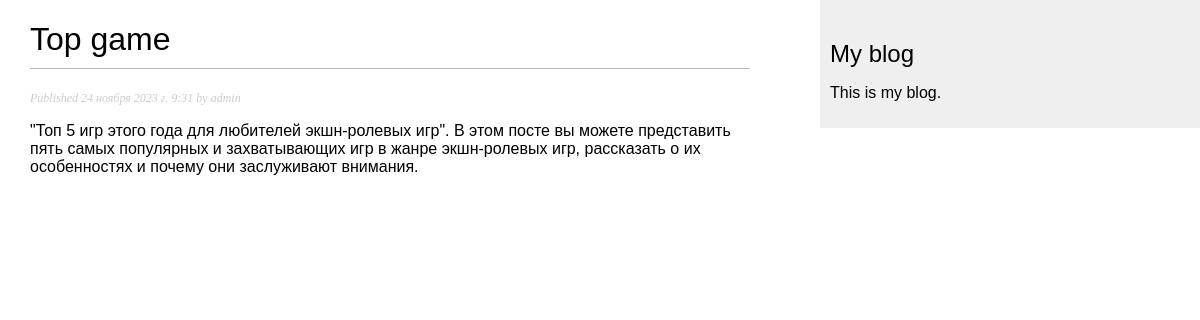
The app's page /blog/2/ with its own data.
### blog/models.py (models this page shows, shortened)
class Post(models.Model):
    class Status(models.TextChoices):
        DRAFT = 'DF', 'Draft'
        PUBLISHED = 'PB', 'Published'
    title = models.CharField(max_length=250)
    slug = models.SlugField(max_length=250)
    author = models.ForeignKey(User,
                               on_delete=models.CASCADE,
                               related_name='blog_posts')
    body = models.TextField()
    publish = models.DateTimeField(default=timezone.now)
    created = models.DateTimeField(auto_now_add=True)
    updated = models.DateTimeField(auto_now=True)
    status = models.CharField(max_length=2, choices=Status.choices, default=Status.DRAFT)
    objects = models.Manager()
    published = PublishedManager()
    class Meta:
        ordering = ['-publish']
        indexes = [
            models.Index(fields=['-publish']),
        ]

### blog/views.py (the view)
def post_detail(request, id):
    post = get_object_or_404(Post,
                            id=id,
                            status=Post.Status.PUBLISHED)
    return render(request,
                    'blog/post/detail.html',
                    {'post': post})

### blog/templates/blog/post/detail.html (shortened to what this page needs)
{% extends "blog/base.html" %}
{% block content %}
 <h1>{{ post.title }}</h1>
 <p class="date">
 Published {{ post.publish }} by {{ post.author }}
 </p>
 {{ post.body|linebreaks }}
{% endblock %}

### blog/static/css/blog.css (style rules this page uses)
body { margin:0; padding:0; font-family:helvetica, sans-serif; }
h1 { font-weight:normal; border-bottom:1px solid #bbb; padding:0 0 10px 0; }
p.date { color:#ccc; font-family: georgia, serif; font-size: 12px; font-style: italic; }

### records on screen
Post: title "Top game", publish "24 ноября 2023 г. 9:31", author "admin", body "\"Топ 5 игр этого года для любителей экшн-ролевых игр\". В этом посте вы можете представить пять самых популярных и захватывающих игр в жанре экшн-ролевых игр, рассказать о их особенностях и почему они заслуживают внимания."
